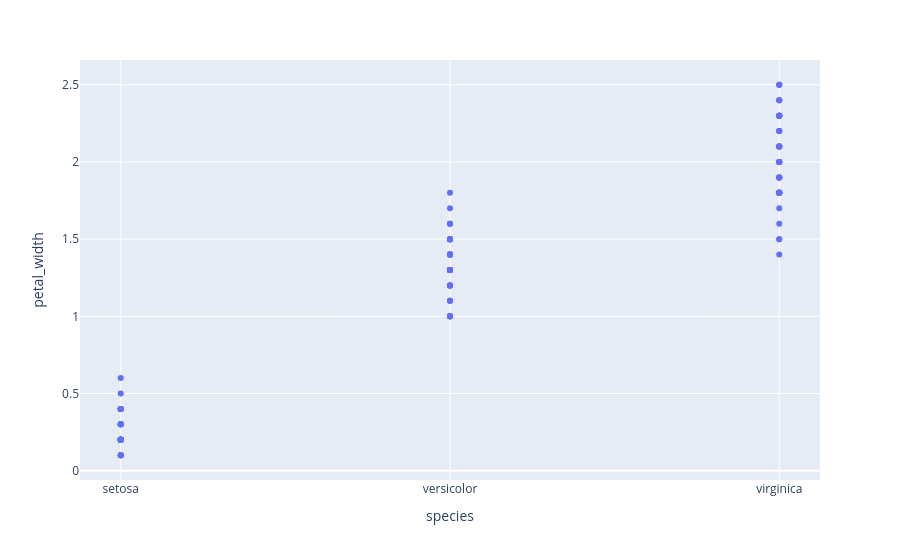

Notebook code for this chart:
### Code cell
fig = px.scatter(df, x="species", y="petal_width")

fig.show()

### Figure 1 — Plotly figure (JSON) as saved in the notebook; plotly's stock layout.template omitted (floating-point values rounded to 4 significant figures; data arrays with more than 128 entries replaced by an {"elided": "..."} marker saying what was removed)
{"data": [{"hovertemplate": "species=%{x}<br>petal_width=%{y}<extra></extra>", "legendgroup": "", "marker": {"color": "#636efa", "symbol": "circle"}, "mode": "markers", "name": "", "orientation": "v", "showlegend": false, "x": {"elided": "150 str values"}, "xaxis": "x", "y": {"elided": "150 float values"}, "yaxis": "y", "type": "scatter"}], "layout": {"xaxis": {"anchor": "y", "domain": [0.0, 1.0], "title": {"text": "species"}}, "yaxis": {"anchor": "x", "domain": [0.0, 1.0], "title": {"text": "petal_width"}}, "legend": {"tracegroupgap": 0}, "margin": {"t": 60}}}
